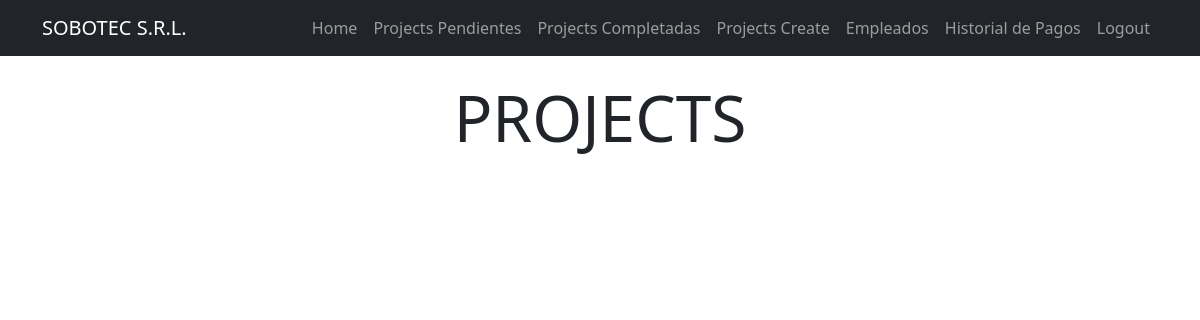
Page /payment_histories/ (signed in) on the earlier database version.
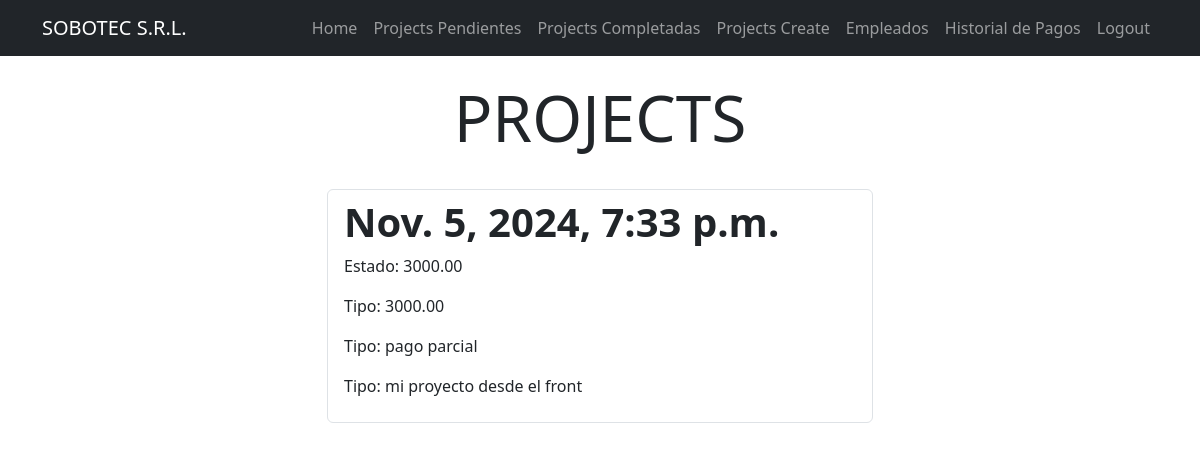
Same page on the later database version.
### projects/models.py (models this page shows, shortened)
class PaymentHistory(models.Model):
    modification_date = models.DateTimeField(auto_now=True, verbose_name="Modification Date")  # Fecha de modificación
    previous_amount = models.DecimalField(max_digits=12, decimal_places=2, verbose_name="Previous Amount")  # Monto anterior
    current_amount = models.DecimalField(max_digits=12, decimal_places=2, verbose_name="Current Amount")  # Monto actual
    change_reason = models.TextField(verbose_name="Change Reason")  # Motivo del cambio
    project = models.ForeignKey(Project, on_delete=models.CASCADE, related_name='payment_histories', verbose_name="Project")  # Project (1 a N)
    created =models.DateTimeField(default=timezone.now)
    class Meta:
        verbose_name = 'Payment History'
        verbose_name_plural = 'Payment Histories'

class Project(models.Model):
    PROJECT_STATUS_CHOICES = [
        ('pendiente', 'Pendiente'),         # Pendiente
        ('en_progreso', 'En Progreso'), # En Proceso
        ('completado', 'Completado'),     # Terminado
    ]
    PROJECT_TYPE_CHOICES = [
        ('licitacion', 'Licitación'),            # Licitación
        ('contratacion_directa', 'Contratación Directa'),  # Contratación directa
    ]
    code = models.CharField(max_length=20, unique=True, verbose_name="Proyecto Codigo")
    name = models.CharField(max_length=200, unique=True, verbose_name="Proyecto Nombre")
    description = models.TextField(blank=True, verbose_name="Proyecto Descripcion")
    start_date = models.DateField(verbose_name="Fecha Inicio Proyecto")
    end_date = models.DateField(null=True, blank=True, verbose_name="Fecha Final Proyecto")
    project_status = models.CharField(max_length=20, choices=PROJECT_STATUS_CHOICES, default='pendiente', verbose_name="Proyecto Estado")
    project_type = models.CharField(max_length=30, choices=PROJECT_TYPE_CHOICES, default='contratacion_directa', verbose_name="Proyecto Tipo")
    photo_signed_contract = models.ImageField(upload_to="contrato_firmado",null = True, blank= True, verbose_name="Contrato Firmado")
    photo_proposed_contract = models.ImageField(upload_to="contrato_propueso",null = True, blank= True, verbose_name="Contrato Propuesto")
    created =models.DateTimeField(auto_now_add=True)
    user = models.ForeignKey(User, on_delete=models.CASCADE)# Empleado que herede de user

### projects/views.py (the view)
# urls.py: path('payment_histories/', views.payment_histories, name='payment_histories'),
@login_required
def payment_histories(request):
    payment_histories = PaymentHistory.objects.all()
    return render(request, 'payment_histories.html', {
        'payment_histories': payment_histories
    })

### projects/templates/payment_histories.html
{% extends 'base.html' %} {% block content %}
<main class="container">
  <div class="row">
    <div class="col-md-6 offset-md-3">
      <h1 class="text-center display-3 py-4">PROJECTS</h1>
      <ul class="list-group">
        {% for payment_history in payment_histories %}
        <a class="list-group-item">
          <header class="d-flex justify-content-between">
            <h1 class="fw-bold">{{payment_history.modification_date}}</h1>
          </header>
          <p>Estado: {{payment_history.previous_amount}}</p>
          <p>Tipo: {{payment_history.current_amount}}</p>
          <p>Tipo: {{payment_history.change_reason}}</p>
          <p>Tipo: {{payment_history.project.name}}</p>
        </a>
        {% endfor %}
      </ul>
    </div>
  </div>
</main>
{% endblock %}

### projects/templates/base.html (shortened to what this page needs)
<!DOCTYPE html>
<html lang="en">
  <head>
    <link
      rel="stylesheet"
      href="	https://cdn.jsdelivr.net/npm/bootstrap@5.3.3/dist/css/bootstrap.min.css"
    />
  </head>
  <body>
    <nav class="navbar navbar-expand-lg bg-dark navbar-dark">
      <div class="container">
        <a class="navbar-brand" href="/">SOBOTEC S.R.L.</a>
        <div class="collapse navbar-collapse" id="navbarNav">
          <ul class="navbar-nav ms-auto">
            <li class="nav-item">
              <a class="nav-link" href="/">Home</a>
            </li>
            {% if user.is_authenticated %}
            <li class="nav-item">
              <a class="nav-link" href="{% url 'projects' %}"
                >Projects Pendientes</a
              >
            </li>
            <li class="nav-item">
              <a class="nav-link" href="{% url 'projects_completed'%}"
                >Projects Completadas</a
              >
            </li>
            <li class="nav-item">
              <a class="nav-link" href="{% url 'create_project'%}"
                >Projects Create</a
              >
            </li>
            <li class="nav-item">
              <a class="nav-link" href="{% url 'employees' %}">Empleados</a>
            </li>
            <li class="nav-item">
              <a class="nav-link" href="{% url 'payment_histories' %}"
                >Historial de Pagos</a
              >
            </li>
            <li class="nav-item">
              <a class="nav-link" href="{% url 'signout'%}">Logout</a>
            </li>
            {% endif %}
          </ul>
        </div>
      </div>
    </nav>
    {% block content %} {% endblock %}
  </body>
</html>

Differences in the rows shown:
added PaymentHistory: modification_date "Nov. 5, 2024, 7:33 p.m.", previous_amount "3000.00", current_amount "3000.00", change_reason "pago parcial", project.name "mi proyecto desde el front"
